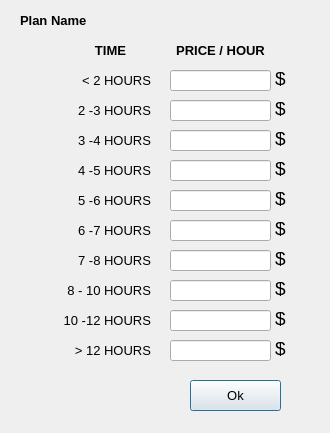
<?xml version="1.0" encoding="UTF-8"?>
<ui version="4.0">
 <class>CurrentPlanWindow</class>
 <widget class="QDialog" name="CurrentPlanWindow">
  <property name="geometry">
   <rect>
    <x>0</x>
    <y>0</y>
    <width>330</width>
    <height>433</height>
   </rect>
  </property>
  <property name="minimumSize">
   <size>
    <width>0</width>
    <height>0</height>
   </size>
  </property>
  <property name="maximumSize">
   <size>
    <width>390</width>
    <height>466</height>
   </size>
  </property>
  <property name="font">
   <font>
    <pointsize>10</pointsize>
   </font>
  </property>
  <property name="windowTitle">
   <string>Current Pricing Plan Details</string>
  </property>
  <property name="locale">
   <locale language="English" country="UnitedStates"/>
  </property>
  <widget class="QLabel" name="label">
   <property name="geometry">
    <rect>
     <x>20</x>
     <y>10</y>
     <width>71</width>
     <height>21</height>
    </rect>
   </property>
   <property name="font">
    <font>
     <pointsize>10</pointsize>
     <weight>75</weight>
     <bold>true</bold>
    </font>
   </property>
   <property name="locale">
    <locale language="English" country="UnitedStates"/>
   </property>
   <property name="text">
    <string>Plan Name</string>
   </property>
  </widget>
  <widget class="QLabel" name="label_4">
   <property name="geometry">
    <rect>
     <x>160</x>
     <y>40</y>
     <width>121</width>
     <height>21</height>
    </rect>
   </property>
   <property name="font">
    <font>
     <weight>75</weight>
     <bold>true</bold>
    </font>
   </property>
   <property name="locale">
    <locale language="English" country="UnitedStates"/>
   </property>
   <property name="text">
    <string>PRICE / HOUR</string>
   </property>
   <property name="alignment">
    <set>Qt::AlignCenter</set>
   </property>
  </widget>
  <widget class="QPushButton" name="pushButton">
   <property name="geometry">
    <rect>
     <x>190</x>
     <y>380</y>
     <width>91</width>
     <height>31</height>
    </rect>
   </property>
   <property name="locale">
    <locale language="English" country="UnitedStates"/>
   </property>
   <property name="text">
    <string>Ok</string>
   </property>
  </widget>
  <widget class="QLabel" name="label_5">
   <property name="geometry">
    <rect>
     <x>40</x>
     <y>70</y>
     <width>111</width>
     <height>21</height>
    </rect>
   </property>
   <property name="locale">
    <locale language="English" country="UnitedStates"/>
   </property>
   <property name="text">
    <string>&lt; 2 HOURS</string>
   </property>
   <property name="alignment">
    <set>Qt::AlignRight|Qt::AlignTrailing|Qt::AlignVCenter</set>
   </property>
  </widget>
  <widget class="QLabel" name="label_6">
   <property name="geometry">
    <rect>
     <x>70</x>
     <y>40</y>
     <width>81</width>
     <height>21</height>
    </rect>
   </property>
   <property name="font">
    <font>
     <weight>75</weight>
     <bold>true</bold>
    </font>
   </property>
   <property name="locale">
    <locale language="English" country="UnitedStates"/>
   </property>
   <property name="text">
    <string>TIME</string>
   </property>
   <property name="alignment">
    <set>Qt::AlignCenter</set>
   </property>
  </widget>
  <widget class="QLabel" name="label_7">
   <property name="geometry">
    <rect>
     <x>40</x>
     <y>100</y>
     <width>111</width>
     <height>21</height>
    </rect>
   </property>
   <property name="locale">
    <locale language="English" country="UnitedStates"/>
   </property>
   <property name="text">
    <string>2 -3 HOURS</string>
   </property>
   <property name="alignment">
    <set>Qt::AlignRight|Qt::AlignTrailing|Qt::AlignVCenter</set>
   </property>
  </widget>
  <widget class="QLabel" name="label_8">
   <property name="geometry">
    <rect>
     <x>40</x>
     <y>130</y>
     <width>111</width>
     <height>21</height>
    </rect>
   </property>
   <property name="locale">
    <locale language="English" country="UnitedStates"/>
   </property>
   <property name="text">
    <string>3 -4 HOURS</string>
   </property>
   <property name="alignment">
    <set>Qt::AlignRight|Qt::AlignTrailing|Qt::AlignVCenter</set>
   </property>
  </widget>
  <widget class="QLabel" name="label_9">
   <property name="geometry">
    <rect>
     <x>40</x>
     <y>160</y>
     <width>111</width>
     <height>21</height>
    </rect>
   </property>
   <property name="locale">
    <locale language="English" country="UnitedStates"/>
   </property>
   <property name="text">
    <string>4 -5 HOURS</string>
   </property>
   <property name="alignment">
    <set>Qt::AlignRight|Qt::AlignTrailing|Qt::AlignVCenter</set>
   </property>
  </widget>
  <widget class="QLabel" name="label_10">
   <property name="geometry">
    <rect>
     <x>40</x>
     <y>190</y>
     <width>111</width>
     <height>21</height>
    </rect>
   </property>
   <property name="locale">
    <locale language="English" country="UnitedStates"/>
   </property>
   <property name="text">
    <string>5 -6 HOURS</string>
   </property>
   <property name="alignment">
    <set>Qt::AlignRight|Qt::AlignTrailing|Qt::AlignVCenter</set>
   </property>
  </widget>
  <widget class="QLabel" name="label_11">
   <property name="geometry">
    <rect>
     <x>40</x>
     <y>220</y>
     <width>111</width>
     <height>21</height>
    </rect>
   </property>
   <property name="locale">
    <locale language="English" country="UnitedStates"/>
   </property>
   <property name="text">
    <string>6 -7 HOURS</string>
   </property>
   <property name="alignment">
    <set>Qt::AlignRight|Qt::AlignTrailing|Qt::AlignVCenter</set>
   </property>
  </widget>
  <widget class="QLabel" name="label_12">
   <property name="geometry">
    <rect>
     <x>40</x>
     <y>250</y>
     <width>111</width>
     <height>21</height>
    </rect>
   </property>
   <property name="locale">
    <locale language="English" country="UnitedStates"/>
   </property>
   <property name="text">
    <string>7 -8 HOURS</string>
   </property>
   <property name="alignment">
    <set>Qt::AlignRight|Qt::AlignTrailing|Qt::AlignVCenter</set>
   </property>
  </widget>
  <widget class="QLabel" name="label_13">
   <property name="geometry">
    <rect>
     <x>40</x>
     <y>280</y>
     <width>111</width>
     <height>21</height>
    </rect>
   </property>
   <property name="locale">
    <locale language="English" country="UnitedStates"/>
   </property>
   <property name="text">
    <string>8 - 10 HOURS</string>
   </property>
   <property name="alignment">
    <set>Qt::AlignRight|Qt::AlignTrailing|Qt::AlignVCenter</set>
   </property>
  </widget>
  <widget class="QLabel" name="label_14">
   <property name="geometry">
    <rect>
     <x>40</x>
     <y>310</y>
     <width>111</width>
     <height>21</height>
    </rect>
   </property>
   <property name="locale">
    <locale language="English" country="UnitedStates"/>
   </property>
   <property name="text">
    <string>10 -12 HOURS</string>
   </property>
   <property name="alignment">
    <set>Qt::AlignRight|Qt::AlignTrailing|Qt::AlignVCenter</set>
   </property>
  </widget>
  <widget class="QLabel" name="label_15">
   <property name="geometry">
    <rect>
     <x>40</x>
     <y>340</y>
     <width>111</width>
     <height>21</height>
    </rect>
   </property>
   <property name="locale">
    <locale language="English" country="UnitedStates"/>
   </property>
   <property name="text">
    <string>&gt; 12 HOURS</string>
   </property>
   <property name="alignment">
    <set>Qt::AlignRight|Qt::AlignTrailing|Qt::AlignVCenter</set>
   </property>
  </widget>
  <widget class="QLabel" name="label_16">
   <property name="geometry">
    <rect>
     <x>270</x>
     <y>70</y>
     <width>21</width>
     <height>16</height>
    </rect>
   </property>
   <property name="font">
    <font>
     <pointsize>14</pointsize>
    </font>
   </property>
   <property name="locale">
    <locale language="English" country="UnitedStates"/>
   </property>
   <property name="text">
    <string>$</string>
   </property>
   <property name="alignment">
    <set>Qt::AlignCenter</set>
   </property>
  </widget>
  <widget class="QLabel" name="label_17">
   <property name="geometry">
    <rect>
     <x>270</x>
     <y>100</y>
     <width>21</width>
     <height>16</height>
    </rect>
   </property>
   <property name="font">
    <font>
     <pointsize>14</pointsize>
    </font>
   </property>
   <property name="locale">
    <locale language="English" country="UnitedStates"/>
   </property>
   <property name="text">
    <string>$</string>
   </property>
   <property name="alignment">
    <set>Qt::AlignCenter</set>
   </property>
  </widget>
  <widget class="QLabel" name="label_18">
   <property name="geometry">
    <rect>
     <x>270</x>
     <y>130</y>
     <width>21</width>
     <height>16</height>
    </rect>
   </property>
   <property name="font">
    <font>
     <pointsize>14</pointsize>
    </font>
   </property>
   <property name="locale">
    <locale language="English" country="UnitedStates"/>
   </property>
   <property name="text">
    <string>$</string>
   </property>
   <property name="alignment">
    <set>Qt::AlignCenter</set>
   </property>
  </widget>
  <widget class="QLabel" name="label_19">
   <property name="geometry">
    <rect>
     <x>270</x>
     <y>160</y>
     <width>21</width>
     <height>16</height>
    </rect>
   </property>
   <property name="font">
    <font>
     <pointsize>14</pointsize>
    </font>
   </property>
   <property name="locale">
    <locale language="English" country="UnitedStates"/>
   </property>
   <property name="text">
    <string>$</string>
   </property>
   <property name="alignment">
    <set>Qt::AlignCenter</set>
   </property>
  </widget>
  <widget class="QLabel" name="label_20">
   <property name="geometry">
    <rect>
     <x>270</x>
     <y>190</y>
     <width>21</width>
     <height>16</height>
    </rect>
   </property>
   <property name="font">
    <font>
     <pointsize>14</pointsize>
    </font>
   </property>
   <property name="locale">
    <locale language="English" country="UnitedStates"/>
   </property>
   <property name="text">
    <string>$</string>
   </property>
   <property name="alignment">
    <set>Qt::AlignCenter</set>
   </property>
  </widget>
  <widget class="QLabel" name="label_21">
   <property name="geometry">
    <rect>
     <x>270</x>
     <y>220</y>
     <width>21</width>
     <height>16</height>
    </rect>
   </property>
   <property name="font">
    <font>
     <pointsize>14</pointsize>
    </font>
   </property>
   <property name="locale">
    <locale language="English" country="UnitedStates"/>
   </property>
   <property name="text">
    <string>$</string>
   </property>
   <property name="alignment">
    <set>Qt::AlignCenter</set>
   </property>
  </widget>
  <widget class="QLabel" name="label_22">
   <property name="geometry">
    <rect>
     <x>270</x>
     <y>250</y>
     <width>21</width>
     <height>16</height>
    </rect>
   </property>
   <property name="font">
    <font>
     <pointsize>14</pointsize>
    </font>
   </property>
   <property name="locale">
    <locale language="English" country="UnitedStates"/>
   </property>
   <property name="text">
    <string>$</string>
   </property>
   <property name="alignment">
    <set>Qt::AlignCenter</set>
   </property>
  </widget>
  <widget class="QLabel" name="label_23">
   <property name="geometry">
    <rect>
     <x>270</x>
     <y>280</y>
     <width>21</width>
     <height>16</height>
    </rect>
   </property>
   <property name="font">
    <font>
     <pointsize>14</pointsize>
    </font>
   </property>
   <property name="locale">
    <locale language="English" country="UnitedStates"/>
   </property>
   <property name="text">
    <string>$</string>
   </property>
   <property name="alignment">
    <set>Qt::AlignCenter</set>
   </property>
  </widget>
  <widget class="QLabel" name="label_24">
   <property name="geometry">
    <rect>
     <x>270</x>
     <y>310</y>
     <width>21</width>
     <height>16</height>
    </rect>
   </property>
   <property name="font">
    <font>
     <pointsize>14</pointsize>
    </font>
   </property>
   <property name="locale">
    <locale language="English" country="UnitedStates"/>
   </property>
   <property name="text">
    <string>$</string>
   </property>
   <property name="alignment">
    <set>Qt::AlignCenter</set>
   </property>
  </widget>
  <widget class="QLabel" name="label_25">
   <property name="geometry">
    <rect>
     <x>270</x>
     <y>340</y>
     <width>21</width>
     <height>16</height>
    </rect>
   </property>
   <property name="font">
    <font>
     <pointsize>14</pointsize>
    </font>
   </property>
   <property name="locale">
    <locale language="English" country="UnitedStates"/>
   </property>
   <property name="text">
    <string>$</string>
   </property>
   <property name="alignment">
    <set>Qt::AlignCenter</set>
   </property>
  </widget>
  <widget class="QLineEdit" name="lineEdit_n_lessthantwo">
   <property name="geometry">
    <rect>
     <x>170</x>
     <y>70</y>
     <width>101</width>
     <height>21</height>
    </rect>
   </property>
   <property name="font">
    <font>
     <pointsize>12</pointsize>
     <weight>50</weight>
     <bold>false</bold>
    </font>
   </property>
   <property name="styleSheet">
    <string notr="true">padding-right:5px;</string>
   </property>
   <property name="locale">
    <locale language="English" country="UnitedStates"/>
   </property>
   <property name="text">
    <string/>
   </property>
   <property name="alignment">
    <set>Qt::AlignRight|Qt::AlignTrailing|Qt::AlignVCenter</set>
   </property>
   <property name="readOnly">
    <bool>true</bool>
   </property>
  </widget>
  <widget class="QLineEdit" name="lineEdit_n_twothree">
   <property name="geometry">
    <rect>
     <x>170</x>
     <y>100</y>
     <width>101</width>
     <height>21</height>
    </rect>
   </property>
   <property name="font">
    <font>
     <pointsize>12</pointsize>
     <weight>50</weight>
     <bold>false</bold>
    </font>
   </property>
   <property name="styleSheet">
    <string notr="true">padding-right:5px;</string>
   </property>
   <property name="locale">
    <locale language="English" country="UnitedStates"/>
   </property>
   <property name="text">
    <string/>
   </property>
   <property name="alignment">
    <set>Qt::AlignRight|Qt::AlignTrailing|Qt::AlignVCenter</set>
   </property>
   <property name="readOnly">
    <bool>true</bool>
   </property>
  </widget>
  <widget class="QLineEdit" name="lineEdit_n_fourfive">
   <property name="geometry">
    <rect>
     <x>170</x>
     <y>160</y>
     <width>101</width>
     <height>21</height>
    </rect>
   </property>
   <property name="font">
    <font>
     <pointsize>12</pointsize>
     <weight>50</weight>
     <bold>false</bold>
    </font>
   </property>
   <property name="styleSheet">
    <string notr="true">padding-right:5px;</string>
   </property>
   <property name="locale">
    <locale language="English" country="UnitedStates"/>
   </property>
   <property name="text">
    <string/>
   </property>
   <property name="alignment">
    <set>Qt::AlignRight|Qt::AlignTrailing|Qt::AlignVCenter</set>
   </property>
   <property name="readOnly">
    <bool>true</bool>
   </property>
  </widget>
  <widget class="QLineEdit" name="lineEdit_n_eightten">
   <property name="geometry">
    <rect>
     <x>170</x>
     <y>280</y>
     <width>101</width>
     <height>21</height>
    </rect>
   </property>
   <property name="font">
    <font>
     <pointsize>12</pointsize>
     <weight>50</weight>
     <bold>false</bold>
    </font>
   </property>
   <property name="styleSheet">
    <string notr="true">padding-right:5px;</string>
   </property>
   <property name="locale">
    <locale language="English" country="UnitedStates"/>
   </property>
   <property name="text">
    <string/>
   </property>
   <property name="alignment">
    <set>Qt::AlignRight|Qt::AlignTrailing|Qt::AlignVCenter</set>
   </property>
   <property name="readOnly">
    <bool>true</bool>
   </property>
  </widget>
  <widget class="QLineEdit" name="lineEdit_n_seveneight">
   <property name="geometry">
    <rect>
     <x>170</x>
     <y>250</y>
     <width>101</width>
     <height>21</height>
    </rect>
   </property>
   <property name="font">
    <font>
     <pointsize>12</pointsize>
     <weight>50</weight>
     <bold>false</bold>
    </font>
   </property>
   <property name="styleSheet">
    <string notr="true">padding-right:5px;</string>
   </property>
   <property name="locale">
    <locale language="English" country="UnitedStates"/>
   </property>
   <property name="text">
    <string/>
   </property>
   <property name="alignment">
    <set>Qt::AlignRight|Qt::AlignTrailing|Qt::AlignVCenter</set>
   </property>
   <property name="readOnly">
    <bool>true</bool>
   </property>
  </widget>
  <widget class="QLineEdit" name="lineEdit_n_sixseven">
   <property name="geometry">
    <rect>
     <x>170</x>
     <y>220</y>
     <width>101</width>
     <height>21</height>
    </rect>
   </property>
   <property name="font">
    <font>
     <pointsize>12</pointsize>
     <weight>50</weight>
     <bold>false</bold>
    </font>
   </property>
   <property name="styleSheet">
    <string notr="true">padding-right:5px;</string>
   </property>
   <property name="locale">
    <locale language="English" country="UnitedStates"/>
   </property>
   <property name="text">
    <string/>
   </property>
   <property name="alignment">
    <set>Qt::AlignRight|Qt::AlignTrailing|Qt::AlignVCenter</set>
   </property>
   <property name="readOnly">
    <bool>true</bool>
   </property>
  </widget>
  <widget class="QLineEdit" name="lineEdit_n_fivesix">
   <property name="geometry">
    <rect>
     <x>170</x>
     <y>190</y>
     <width>101</width>
     <height>21</height>
    </rect>
   </property>
   <property name="font">
    <font>
     <pointsize>12</pointsize>
     <weight>50</weight>
     <bold>false</bold>
    </font>
   </property>
   <property name="styleSheet">
    <string notr="true">padding-right:5px;</string>
   </property>
   <property name="locale">
    <locale language="English" country="UnitedStates"/>
   </property>
   <property name="text">
    <string/>
   </property>
   <property name="alignment">
    <set>Qt::AlignRight|Qt::AlignTrailing|Qt::AlignVCenter</set>
   </property>
   <property name="readOnly">
    <bool>true</bool>
   </property>
  </widget>
  <widget class="QLineEdit" name="lineEdit_n_threefour">
   <property name="geometry">
    <rect>
     <x>170</x>
     <y>130</y>
     <width>101</width>
     <height>21</height>
    </rect>
   </property>
   <property name="font">
    <font>
     <pointsize>12</pointsize>
     <weight>50</weight>
     <bold>false</bold>
    </font>
   </property>
   <property name="styleSheet">
    <string notr="true">padding-right:5px;</string>
   </property>
   <property name="locale">
    <locale language="English" country="UnitedStates"/>
   </property>
   <property name="text">
    <string/>
   </property>
   <property name="alignment">
    <set>Qt::AlignRight|Qt::AlignTrailing|Qt::AlignVCenter</set>
   </property>
   <property name="readOnly">
    <bool>true</bool>
   </property>
  </widget>
  <widget class="QLineEdit" name="lineEdit_n_tentwelve">
   <property name="geometry">
    <rect>
     <x>170</x>
     <y>310</y>
     <width>101</width>
     <height>21</height>
    </rect>
   </property>
   <property name="font">
    <font>
     <pointsize>12</pointsize>
     <weight>50</weight>
     <bold>false</bold>
    </font>
   </property>
   <property name="styleSheet">
    <string notr="true">padding-right:5px;</string>
   </property>
   <property name="locale">
    <locale language="English" country="UnitedStates"/>
   </property>
   <property name="text">
    <string/>
   </property>
   <property name="alignment">
    <set>Qt::AlignRight|Qt::AlignTrailing|Qt::AlignVCenter</set>
   </property>
   <property name="readOnly">
    <bool>true</bool>
   </property>
  </widget>
  <widget class="QLineEdit" name="lineEdit_n_morethantwelve">
   <property name="geometry">
    <rect>
     <x>170</x>
     <y>340</y>
     <width>101</width>
     <height>21</height>
    </rect>
   </property>
   <property name="font">
    <font>
     <pointsize>12</pointsize>
     <weight>50</weight>
     <bold>false</bold>
    </font>
   </property>
   <property name="styleSheet">
    <string notr="true">padding-right:5px;</string>
   </property>
   <property name="locale">
    <locale language="English" country="UnitedStates"/>
   </property>
   <property name="text">
    <string/>
   </property>
   <property name="alignment">
    <set>Qt::AlignRight|Qt::AlignTrailing|Qt::AlignVCenter</set>
   </property>
   <property name="readOnly">
    <bool>true</bool>
   </property>
  </widget>
  <widget class="QLabel" name="label_error">
   <property name="geometry">
    <rect>
     <x>10</x>
     <y>410</y>
     <width>311</width>
     <height>21</height>
    </rect>
   </property>
   <property name="font">
    <font>
     <pointsize>8</pointsize>
    </font>
   </property>
   <property name="styleSheet">
    <string notr="true">color:red;</string>
   </property>
   <property name="locale">
    <locale language="English" country="UnitedStates"/>
   </property>
   <property name="text">
    <string/>
   </property>
  </widget>
  <widget class="QLabel" name="label_planName">
   <property name="geometry">
    <rect>
     <x>110</x>
     <y>10</y>
     <width>201</width>
     <height>21</height>
    </rect>
   </property>
   <property name="locale">
    <locale language="English" country="UnitedStates"/>
   </property>
   <property name="text">
    <string/>
   </property>
  </widget>
 </widget>
 <resources/>
 <connections/>
</ui>
